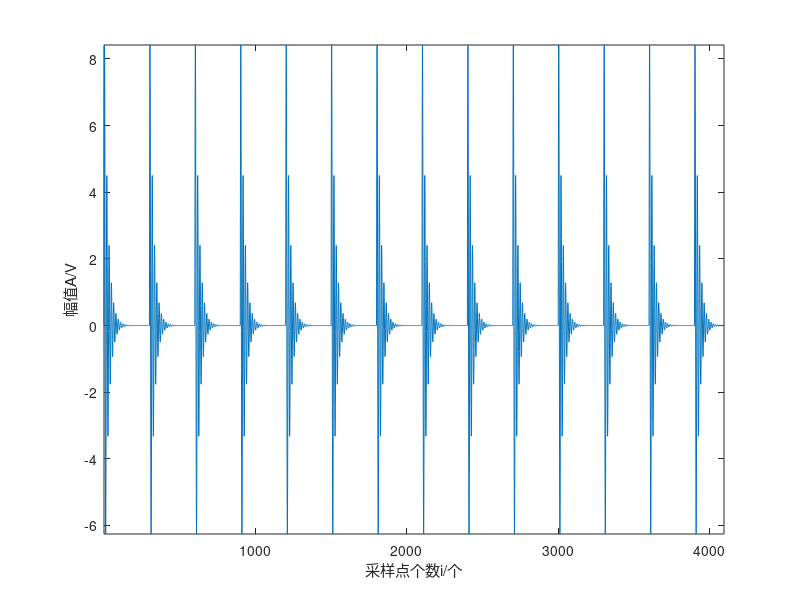

Here is the MATLAB script that generated this plot: (Note: this script raises an error after producing the figure.)
% 清空工作区
clc
clear all
close all

addpath('.\公式插件包\');
% 构建原始仿真冲击信号
fs = 30e3;                  % 采样频率
fn = 2e3/1;                   % 固有频率
y0 =10;                      % 位移常数
g = 0.1;                     % 阻尼系数
T = 0.005*2;                   % 重复周期
N = 4096;                  % 采样点数
NT = round(fs*T);      % 单周期采样点数
t = 0:1/fs:(N-1)/fs;      % 采样时刻
t0 = 0:1/fs:(NT-1)/fs;  % 单周期采样时刻
K = ceil(N/NT)+1;       % 重复次数
y = [];
for i = 1:K
    y = [y,y0*exp(-g*2*pi*fn*t0).*sin(2*pi*fn*sqrt(1-g^2)*t0)];
end
x = y(1:N);
figure(1)
plot(x);
ylabel('幅值A/V');%%%%纵坐标的含义
xlabel('采样点个数i/个');%%%%横坐标的含义
   axis tight 
%  axis([0,4000,-inf,inf]);
% 信噪比和信号指定功率
amp=4;%加入随机噪声，加噪后信噪比为-2
y=noisegen(x,amp);
SNRValues1 = amp;
%% 参数设置
block_size=[1,64];%字典原子长度
step_size=[1,1];%每次移动步长

d_1=8;
d_2=8;
d_3=8;
d_4=8;
%%
% 字典学习
Data = im2colstep(y, block_size, step_size);
rperm = randperm(size(Data, 2));
line = round(1 * length(rperm));
Datapatch = Data(:, rperm(1:line));
learnt_dict = filter_learning(Data, 9.4);
a1=OMP(learnt_dict,Data,3);
s_n=learnt_dict * a1;
A2 = col2imstep(s_n, size(y), block_size, step_size);
Y2 = countcover(size(y), block_size, step_size);
denoise = A2 ./ Y2;
%% 
% 计算最终信噪比
origSignal = x;
errorSignal1 =x-denoise;
signal_2 = sum(origSignal(:).^2);
noise_2 = sum(errorSignal1(:).^2);
SNRValues2 = 10 * log10(signal_2 / noise_2);

% 显示字典
figure(1)
I = displayDictionaryElementsAsImage(learnt_dict, d_1, d_2, d_3, d_4);

% 输出初始和最终信噪比
fprintf('初始信噪比（SNRValues1）: %.2f dB\n', SNRValues1);
fprintf('最终信噪比（SNRValues2）: %.2f dB\n', SNRValues2);


figure(1)
I = displayDictionaryElementsAsImage(learnt_dict,d_1,d_2,d_3,d_4);


figure(2)
subplot(3,1,1)
plot(x)
title('原始无噪信号')
subplot(3,1,2)
plot(y)
title('含噪的信号')
subplot(3,1,3)
plot(denoise)
title('去噪后的信号')
sgtitle('DDTF去噪')
%%
figure(3)
y0=fft(x,N);%傅里叶变换
mag0=abs(y0);
f=(0:length(y0)-1)'*fs/length(y0);
plot(f(1:N/2),mag0(1:N/2));%绘制频谱图
ylabel('幅值');xlabel('频率/HZ')
title('原始无噪频域图');
y1=fft(y,N);%傅里叶变换
mag1=abs(y1);
figure(4)
plot(f(1:N/2),mag1(1:N/2));%绘制频谱图
ylabel('幅值');xlabel('频率/HZ')
title('加噪后频域图');
y2=fft(denoise,N);%傅里叶变换
mag2=abs(y2);
figure(5)
plot(f(1:N/2),mag2(1:N/2));%绘制频谱图
ylabel('Amp');xlabel('Frequency/Hz')
title('(e)');
ylim([0 1600]);
x_min = 3000;
x_max = 5000;
y_min = 0;
y_max = 300;
% 绘制虚线框
hold on;
rectangle('Position', [x_min, y_min, x_max - x_min, y_max - y_min], 'EdgeColor', 'r', 'LineStyle', '--');
hold off;
% 绘制局部放大的图
figure(11);
plot(f(1:N/2),mag2(1:N/2));
ylabel('Amp');%%%%纵坐标的含义
xlabel('Frequency/Hz');%%%%横坐标的含义
title('(e1)');
 % 设置局部放大的区域
xlim([3000, 5000]); % 设置 X 轴范围为 [2, 4]
ylim([0, 300]); % 设置 Y 轴范围为 [0.5, 1]
figure(6)
subplot(3,1,1)
pspectrum(x,t,'spectrogram','TimeResolution', 0.1,...
    'OverlapPercent',99,'Leakage',0.85) %计算绘制时谱图,时间分辨率为0.1，相邻段之间重叠为99%，频谱泄漏量为0.85
title('原始无噪时频图');
subplot(3,1,2)
pspectrum(y,t,'spectrogram','TimeResolution', 0.1,...
    'OverlapPercent',99,'Leakage',0.85) %计算绘制时谱图,时间分辨率为0.1，相邻段之间重叠为99%，频谱泄漏量为0.85
title('加噪后时频图');
subplot(3,1,3)
pspectrum(denoise,t,'spectrogram','TimeResolution', 0.1,...
    'OverlapPercent',99,'Leakage',0.85) %计算绘制时谱图,时间分辨率为0.1，相邻段之间重叠为99%，频谱泄漏量为0.85
title('去噪后时频图');
figure(7)
plot(denoise);
ylabel('Amp');%%%%纵坐标的含义
xlabel('Sample Number');%%%%横坐标的含义
title('(e)');
   axis tight 